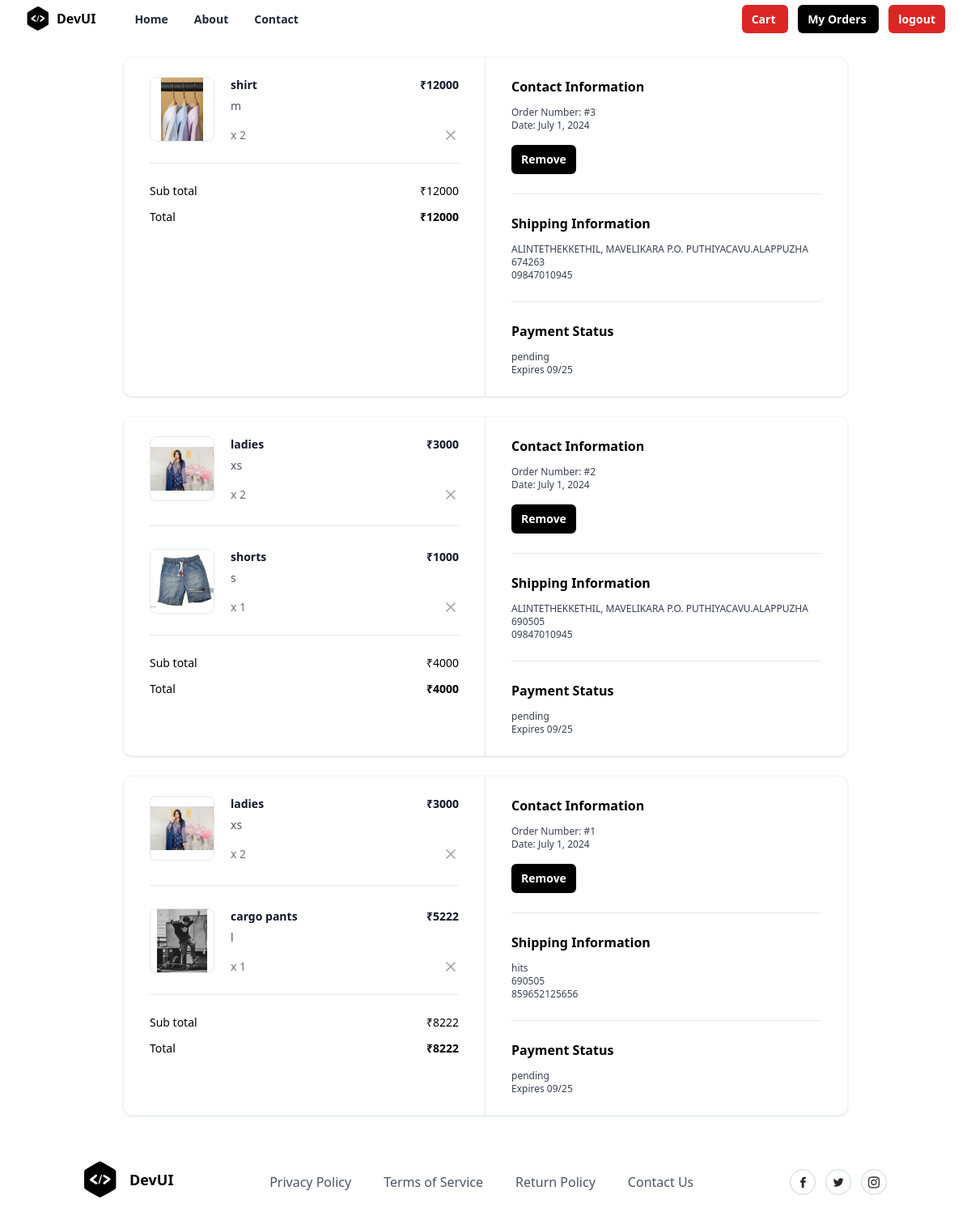
Page /ordersummary/ (signed in) on the committed database.
### store/models.py (models this page shows, shortened)
class BasketItem(models.Model):
    basket_object = models.ForeignKey(Basket, on_delete=models.CASCADE,related_name="cartitems")
    product_object = models.ForeignKey(Product, on_delete=models.CASCADE)
    size_object = models.ForeignKey(Size, on_delete=models.CASCADE)
    quantity = models.PositiveIntegerField(default=1)
    created_date = models.DateTimeField(auto_now_add=True)
    updated_date = models.DateTimeField(auto_now=True)
    is_active = models.BooleanField(default=True)
    is_order_placed=models.BooleanField(default=False)
    @property
    def total_amount(self):
        return self.product_object.price*self.quantity

class Product(models.Model):
    title = models.CharField(max_length=200)
    description = models.TextField(null=True, blank=True)
    size_object = models.ManyToManyField(Size)
    category_object = models.ForeignKey(Category, on_delete=models.CASCADE)
    brand_object = models.ForeignKey(Brand, on_delete=models.CASCADE)
    image = models.ImageField(upload_to='product_images', null=True, blank=True, default='product_images/default.jpg')
    price = models.PositiveIntegerField()
    tag_object=models.ManyToManyField(Tag)
    created_date = models.DateTimeField(auto_now_add=True)
    updated_date = models.DateTimeField(auto_now=True)
    is_active = models.BooleanField(default=True)

class Size(models.Model):
    name = models.CharField(max_length=100, unique=True)
    created_date = models.DateTimeField(auto_now_add=True)
    updated_date = models.DateTimeField(auto_now=True)
    is_active = models.BooleanField(default=True)
    def __str__(self):
        return self.name

class Order(models.Model):
    user_object = models.ForeignKey(
                                        User,
                                        on_delete=models.CASCADE,
                                        related_name='myorders'
                                    )
    basket_item_objects = models.ManyToManyField(BasketItem)
    delivery_address = models.CharField(max_length=250)
    phone = models.CharField(max_length=12)
    pin=models.CharField(max_length=10,null=True)
    email = models.CharField(max_length=100)
    pay_options = (
        ('online', 'online'),
        ('cod', 'cod')
    )
    payment_mode = models.CharField(
                                        max_length=100,
                                        choices=pay_options,
                                        default='cod'
                                    )
    order_id = models.CharField(max_length=200, null=True)
    is_paid = models.BooleanField(default=False)
    order_status = (
        ('order_confirmed', 'Order confirmed'),
        ('dispatched', 'Dispatched'),
        ('in_transit', 'In transit'),
        ('delivered', 'Delivered'),
        ('cancelled', 'Cancelled'),
    )
    status = models.CharField(
                                max_length=200,
                                choices=order_status,
                                default='order_confirmed'
                            )
    created_date = models.DateTimeField(auto_now_add=True)
    updated_date = models.DateTimeField(auto_now=True)
    is_active = models.BooleanField(default=True)
    @property
    def sub_total(self):
        basket_items=self.basket_item_objects.all()
        total=0
        if basket_items:
            for bi  in basket_items:
                total+=bi.total_amount
        return total

### store/views.py (the view)
# urls.py: path('ordersummary/',views.OrderSummaryView.as_view(),name="order-summary"),
class OrderSummaryView(View):
    def get(self,request,*args,**kwargs):
        qs=Order.objects.filter(user_object=request.user).order_by("-created_date")
        return render(request,"order_summary.html",{"data":qs})

### store/templates/order_summary.html (shortened to what this page needs)
{%extends 'base.html'%}
{%block main_block%}
{%for order in data%}
<div class="mx-auto my-4 max-w-4xl md:my-6">
    <div class="overflow-hidden rounded-xl border border-gray-100 shadow">
      <div class="grid grid-cols-1 md:grid-cols-2">
        <div class="px-5 py-6 md:border-r md:border-r-gray-200 md:px-8">
          <div class="flow-root">
            <ul class="-my-7 divide-y divide-gray-200">
             {%for bi in order.basket_item_objects.all%}
             <li class="flex items-stretch justify-between space-x-5 py-7">
                <div class="flex flex-1 items-stretch">
                  <div class="flex-shrink-0">
                    <img
                      class="h-20 w-20 rounded-lg border border-gray-200 object-contain"
                      src="{{bi.product_object.image.url}}"
                      alt="https://static.nike.com/a/images/c_limit,w_592,f_auto/t_product_v1/54a510de-a406-41b2-8d62-7f8c587c9a7e/air-force-1-07-lv8-shoes-9KwrSk.png"
                    />
                  </div>
                  <div class="ml-5 flex flex-col justify-between">
                    <div class="flex-1">
                      <p class="text-sm font-bold text-gray-900">
                        {{bi.product_object.title}}
                      </p>
                      <p class="mt-1.5 text-sm font-medium text-gray-600">
                        {{bi.size_object}}
                      </p>
                    </div>
                    <p class="mt-4 text-sm font-medium text-gray-500">x {{bi.quantity}}</p>
                  </div>
                </div>
                <div class="ml-auto flex flex-col items-end justify-between">
                  <p class="text-right text-sm font-bold text-gray-900">
                    ₹{{bi.total_amount}}
                  </p>
                  <button
                    type="submit"
                    class="-m-2 inline-flex rounded p-2 text-gray-400 transition-all duration-200 hover:text-gray-900 focus:outline-none focus:ring-2 focus:ring-gray-900 focus:ring-offset-2"
                  >
                    <svg
                      xmlns="http://www.w3.org/2000/svg"
                      width="24"
                      height="24"
                      viewBox="0 0 24 24"
                      fill="none"
                      stroke="currentColor"
                      stroke-width="2"
                      stroke-linecap="round"
                      stroke-linejoin="round"
                      class="h-5 w-5"
                    >
                      <line x1="18" y1="6" x2="6" y2="18"></line>
                      <line x1="6" y1="6" x2="18" y2="18"></line>
                    </svg>
                  </button>
                </div>
              </li>
             {%endfor%}
            </ul>
            <hr class="mt-6 border-gray-200" />
            <ul class="mt-6 space-y-3">
              <li class="flex items-center justify-between">
                <p class="text-sm font-medium">Sub total</p>
                <p class="text-sm font-medium">₹{{order.sub_total}}</p>
              </li>
              <li class="flex items-center justify-between">
                <p class="text-sm font-medium ">Total</p>
                <p class="text-sm font-bold ">₹{{order.sub_total}}</p>
              </li>
            </ul>
          </div>
        </div>
        <div class="px-5 py-6 md:px-8">
          <div class="flow-root">
            <div class="-my-6 divide-y divide-gray-200">
              <div class="py-6">
                <h2 class="text-base font-bold text-black">
                  Contact Information
                </h2>
                <p class="fontmedium mt-3 text-xs text-gray-700">
                  Order Number: #{{order.id}}
                </p>
                <p class="text-xs font-medium text-gray-700">
                  Date: {{order.created_date|date}}
                </p>
                <button
                  type='submit'
                  class="mt-4 rounded-md bg-black px-3 py-2 text-sm font-semibold text-white shadow-sm hover:bg-black/80 focus-visible:outline focus-visible:outline-2 focus-visible:outline-offset-2 focus-visible:outline-black"
                >
                  Remove
                </button>
              </div>
              <div class="py-6">
                <h2 class="mb-2 text-base font-bold text-black">
                  Shipping Information
                </h2>
                <p class="mt-3 text-xs font-medium text-gray-700">{{order.delivery_address}}</p>
                <p class="text-xs font-medium text-gray-700">
                  {{order.pin}}
                </p>
                <p class="text-xs font-medium text-gray-700">{{order.phone}}</p>
              </div>
              <div class="py-6">
                <h2 class="text-base font-bold text-black">
                  Payment Status
                </h2>
                <p class="mt-3 text-xs font-medium text-gray-700">
                  {%if order.is_paid%}
                    completed
                  {%else%}
                    pending
                  {%endif%}
                </p>
                <p class="text-xs font-medium text-gray-700">Expires 09/25</p>
              </div>
            </div>
          </div>
        </div>
      </div>
    </div>
  </div>
{%endfor%}
{%endblock%}

### rows in the picture
Order: sub_total "12000", id "3", created_date "July 1, 2024", delivery_address "ALINTETHEKKETHIL, MAVELIKARA P.O. PUTHIYACAVU.ALAPPUZHA", pin "674263", phone "09847010945", is_paid "pending"
BasketItem: product_object.image (picture), product_object "shirt", size_object "m", quantity "2", total_amount "12000"
Order: sub_total "4000", id "2", created_date "July 1, 2024", delivery_address "ALINTETHEKKETHIL, MAVELIKARA P.O. PUTHIYACAVU.ALAPPUZHA", pin "690505", phone "09847010945", is_paid "pending"
BasketItem: product_object.image (picture), product_object "ladies", size_object "xs", quantity "2", total_amount "3000"
BasketItem: product_object.image (picture), product_object "shorts", size_object "s", quantity "1", total_amount "1000"
Order: sub_total "8222", id "1", created_date "July 1, 2024", delivery_address "hits", pin "690505", phone "859652125656", is_paid "pending"
BasketItem: product_object.image (picture), product_object "ladies", size_object "xs", quantity "2", total_amount "3000"
BasketItem: product_object.image (picture), product_object "cargo pants", size_object "l", quantity "1", total_amount "5222"
